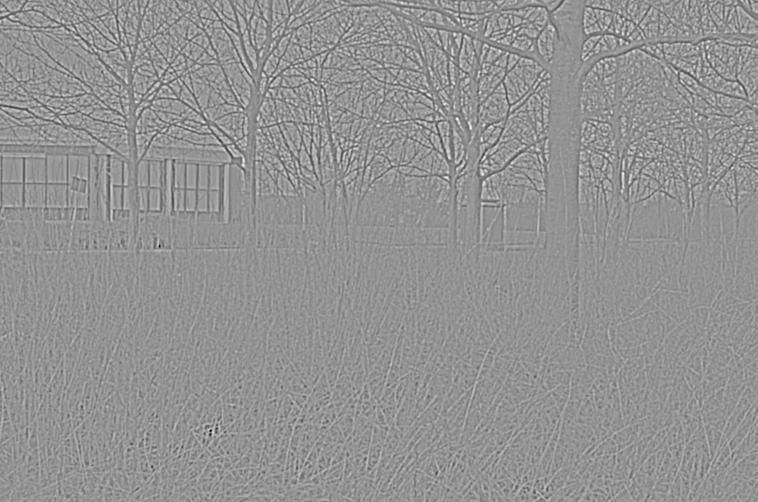
#> input picture q3/img/im1.bmp, 758 x 502 px; its folder holds only this picture in this run
$ python sim3.py   (Python 2 division)
#> lines starting #> are read from the running program, lines starting #| are printed output that depends on the picture
import Image
import glob, os
import numpy as np
from sklearn.feature_extraction import image

import matplotlib.pyplot as plt

eta = 5E-6
tao = 1200

def posrect(pij):
	if pij > 0:
		return pij
	else:
		return 0.0

def negrect(pij):
	if pij < 0:
		return np.fabs(pij)
	else:
		return 0.0

pr = np.vectorize(posrect)
nr = np.vectorize(negrect)

def init_weights(mu_w0, sigma_w0, num_weights):
	w = [np.random.normal(mu_w0, sigma_w0) for elem in range(0,num_weights)]
	return np.array(w)

def time_step(w, x_ON, x_OFF, theta):
	w_ON = w[0]
	w_OFF = w[1]

	# X's and W's are given as row vectors
	# output neuron activity
	y = pr(np.dot(w_ON, x_ON)+np.dot(w_OFF, x_OFF))

	# update theta
	dtheta=(pow(y,2)-theta)/tao
	ntheta=theta+dtheta

	# update w_ON
	dw_ON = np.multiply(eta*(pow(y,2)-y*ntheta), x_ON)
	w_ON_n = w_ON+dw_ON
	# constrain
	w_ON = pr(w_ON_n)

	# update W_OFF
	dw_OFF = np.multiply(eta*(pow(y,2)-y*ntheta), x_OFF)
	w_OFF_n = w_OFF+dw_OFF
	# constrain
	w_OFF = pr(w_OFF_n)

	W = np.reshape(w_ON, (16,16))-np.reshape(w_OFF, (16,16))
	theta = ntheta

	return (W, np.vstack((w_ON, w_OFF)), theta)

def main():

	imgs = glob.glob("img/*.bmp")
	img_arrs = [np.array(Image.open(img)) for img in imgs]
#> img_arrs = 1 item

	mus = [np.mean(img) for img in img_arrs]
#> mus = [146.8]
	sigmas = [np.std(img) for img in img_arrs]
#> sigmas = [15.35]
	zmu_norms = [(img_arrs[i]-mus[i])/sigmas[i] for i in range(0,len(img_arrs))]
#> zmu_norms = 1 item
	print zmu_norms
#> (printed output is left out)
	# would have been cleaner using scikit

	# using scikit package for easy patch extraction
	patches_list = [[np.reshape(patch, 256) for patch in image.extract_patches_2d(zmu_norm, (16,16), max_patches = 5000, random_state = 0)] for zmu_norm in zmu_norms]
#> patches_list = 1 item
	patches = np.vstack(patches_list)
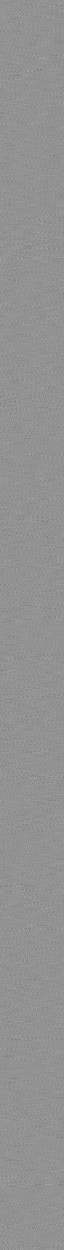
#> patches: shape (5000, 256) float64 (shown at 1/4 size); min -9.57, max 7.05, mean -0.000375; drawn with min black and max white

	# for each patch compute the activities of the presynaptic cells xij_ON, xij_OFF
	# from 50000 patches construct 100000 input vectors
	x_ON_set = pr(patches)
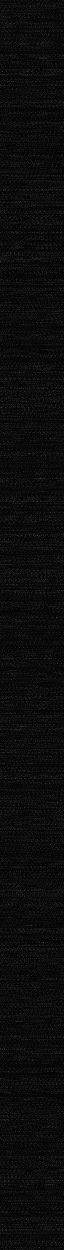
#> x_ON_set: shape (5000, 256) float64 (shown at 1/4 size); min 0, max 7.05, mean 0.357; drawn with min black and max white
	x_OFF_set = nr(patches)

	theta = 5

	mu_w0 = 0.5
	sigma_w0 = 0.15
	w_ON = init_weights(mu_w0, sigma_w0, 256)
	w_OFF = init_weights(mu_w0, sigma_w0, 256)

	w = np.vstack((w_ON, w_OFF))

	y, x = np.mgrid[slice(0, 16 + 1, 1),
                	slice(0, 16 + 1, 1)]


	os.chdir("output")

	titer = 150000
	for niter in xrange(1, titer+1):
		i = np.random.choice(range(0,50000))
		x_ON = x_ON_set[i]
		x_OFF = x_OFF_set[i]

		ret = time_step(w, x_ON, x_OFF, theta)
		W = ret[0]
		w = ret[1]
		theta = ret[2]

		if niter%5000==0 or niter==1:
			print "iter to go: "+str(niter)
			plt.pcolor(x, y, W, cmap='RdBu', vmin=np.amin(W), vmax=np.amax(W))
			plt.title("Receptive Field")
			# set limits of axis to limits of data?
			#plt.axis([x.min()])
			plt.colorbar()
			plt.savefig("receptive_field_"+str(niter), bbox_inches=0)
			plt.clf()

	return


if __name__ == "__main__":
#> (the run stopped early here; a loop or call above may not have finished)
